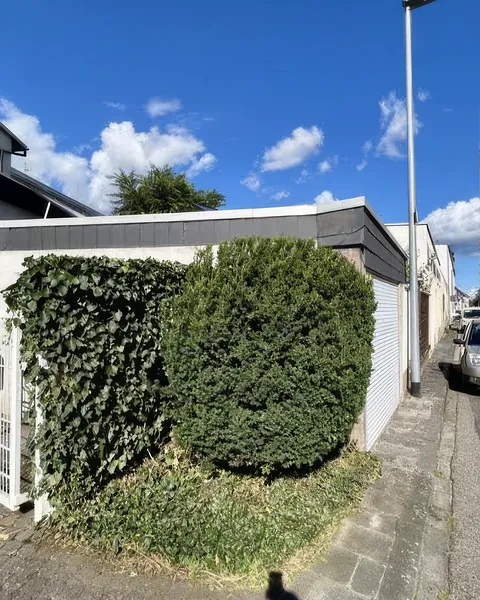
#> input picture site/assets/img/ba-ecke-nachher-480.webp, 480 x 600 px, given in place of n3-10.jpg, which was not available
$ python bilder.py
#> lines starting #> are read from the running program, lines starting #| are printed output that depends on the picture
#> in baue, im is the input picture: PIL image 480x600 RGB; mean R, G, B 104.2, 122.5, 133.1
#!/usr/bin/env python3
"""Bildaufbereitung für die Website.

Ein Durchgang von der Originaldatei bis zum fertigen WebP. Kein Zwischenschritt
über JPEG, kein zweites Herunterrechnen, keine Vergrößerung über die
Originalgröße hinaus. Genau daran ist die erste Fassung kaputtgegangen.

  python3 .claude/bilder.py            alle Aufträge neu bauen
  python3 .claude/bilder.py hero       nur Aufträge, deren Name "hero" enthält

Voraussetzung: Pillow (python3 -m pip install --user Pillow)
"""
import os
import sys
from PIL import Image, ImageFilter

WURZEL = os.path.dirname(os.path.dirname(os.path.abspath(__file__)))
ZIEL = os.path.join(WURZEL, "site", "assets", "img")

# Qualität. Ab 80 ist bei diesem Laubmaterial kein Unterschied mehr zu 90 zu
# sehen, darunter fangen Blattkanten an zu blocken. Höher zu gehen kostet nur
# Ladezeit, weil dichtes Grün ohnehin die teuerste Textur ist, die es gibt.
Q = 80
METHODE = 6          # langsamster, bester Encoder-Durchgang
BREITEN = (480, 800, 1200, 1600)


def zuschnitt(im, box):
    """box = (links, oben, rechts, unten) in Anteilen von 0..1."""
#> called with box = (0, 0.28, 1, 0.98)
    if not box:
        return im
    l, o, r, u = box
    w, h = im.size
#> w = 480; h = 600
    return im.crop((round(l * w), round(o * h), round(r * w), round(u * h)))
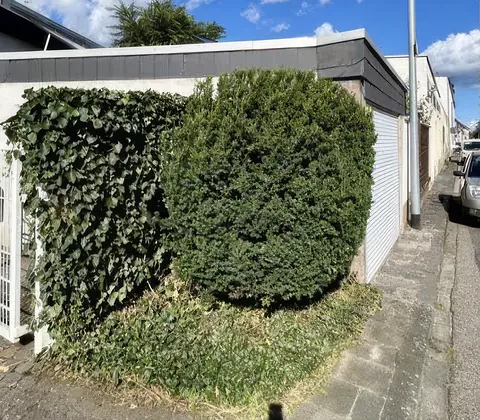
#> returned value: PIL image 480x420 RGB; mean R, G, B 116.2, 121.7, 107.2


def auf_verhaeltnis(im, ver, fokus=(0.5, 0.5)):
    """Auf ein Seitenverhältnis beschneiden, ohne zu verzerren.

    ver = Breite/Höhe. fokus sagt, welcher Punkt des Bildes stehen bleibt,
    wenn beschnitten werden muss.
    """
#> called with ver = 1.07, fokus = (0.5, 0.5)
    if not ver:
        return im
    w, h = im.size
#> w = 480; h = 420
    if w / h > ver:                       # zu breit, seitlich abschneiden
        nw, nh = round(h * ver), h
#> nw = 449; nh = 420
    else:                                 # zu hoch, oben/unten abschneiden
        nw, nh = w, round(w / ver)
    fx, fy = fokus
    x = min(max(round(fx * w - nw / 2), 0), w - nw)
#> x = 16
    y = min(max(round(fy * h - nh / 2), 0), h - nh)
#> y = 0
    return im.crop((x, y, x + nw, y + nh))
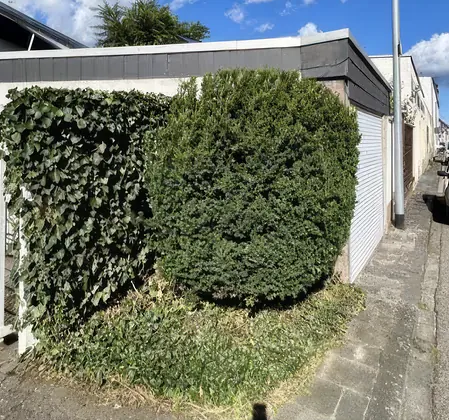
#> returned value: PIL image 449x420 RGB; mean R, G, B 113.6, 119.4, 103.9


def schreibe(im, pfad, q=Q):
    im.save(pfad, "WEBP", quality=q, method=METHODE)
    return os.path.getsize(pfad)


def baue(quelle, name, box=None, ver=None, fokus=(0.5, 0.5), breiten=BREITEN,
         q=Q, alpha=False, deckel=None):
    src = os.path.join(WURZEL, quelle)
    im = Image.open(src)
    im = im.convert("RGBA" if alpha else "RGB")
    im = zuschnitt(im, box)
    im = auf_verhaeltnis(im, ver, fokus)
    # deckel begrenzt die groesste ausgelieferte Fassung. Sinnvoll, wenn die
    # Quelle groesser ist, als die Flaeche auf der Seite je darstellt.
    if deckel and im.width > deckel:
        im = im.resize((deckel, round(im.height * deckel / im.width)), Image.LANCZOS)
    voll_w, voll_h = im.size
#> voll_w = 449; voll_h = 420

    # Größte Fassung: die native Größe, ohne Neuberechnung.
    ausgaben = [(os.path.join(ZIEL, f"{name}.webp"), im, voll_w)]

    for b in breiten:
        if b >= voll_w:
            continue
        h = round(voll_h * b / voll_w)
        klein = im.resize((b, h), Image.LANCZOS)
        # Nach dem Verkleinern minimal nachschärfen. Mehr als das sieht künstlich aus.
        klein = klein.filter(ImageFilter.UnsharpMask(radius=0.6, percent=40, threshold=3))
        ausgaben.append((os.path.join(ZIEL, f"{name}-{b}.webp"), klein, b))
#> after the loop, ausgaben = 1 item

    zeilen = []
    for pfad, bild, b in ausgaben:
        groesse = schreibe(bild, pfad, q)
        zeilen.append(f"    {os.path.basename(pfad):<34} {bild.size[0]}x{bild.size[1]:<6} {groesse/1024:6.0f} KB")
#> this loop made 1 pass
#> (b, groesse) on pass 1: (449, 63050)
#> after the loop, zeilen = 1 item
    print(f"  {name}  <- {quelle}  ({voll_w}x{voll_h})")
#|   hecke-wild  <- _raw/neu3/n3-10.jpg  (449x420)
    print("\n".join(zeilen))
#|     hecke-wild.webp                    449x420        62 KB
    return voll_w, voll_h


# ---------------------------------------------------------------------------
# Aufträge. Reihenfolge wie auf der Seite.
# box: (links, oben, rechts, unten) als Anteil, vor allem anderen angewendet.
# ver: Zielverhältnis Breite/Höhe. fokus: Bildpunkt, der stehen bleibt.
# ---------------------------------------------------------------------------
AUFTRAEGE = [
    # --- Hero: dieselbe Thujahecke, einmal wild und einmal geschnitten.
    #     Beide Aufnahmen stehen am selben Bordstein, deshalb laesst sich die
    #     Schnittkante beim Scrollen durch das Bild fahren. Die Ausschnitte sind
    #     so gesetzt, dass die Kante Pflaster/Hecke in beiden auf 60 Prozent der
    #     Bildhoehe liegt, sonst springt die Naht beim Wischen. ---
    dict(quelle="_raw/neu3/n3-10.jpg", name="hecke-wild", box=(0.0, 0.28, 1.0, 0.98),
         ver=1.07, breiten=(480, 800)),
    dict(quelle="_raw/neu3/n3-09.jpg", name="hecke-schnitt", box=(0.0, 0.30, 1.0, 1.0),
         ver=1.07, breiten=(480, 800)),
    # Hochformat fuer schmale Geraete, dieselbe Grundlinie.
    dict(quelle="_raw/neu3/n3-10.jpg", name="hecke-wild-hoch", box=(0.0, 0.20, 1.0, 1.0),
         ver=0.62, breiten=(480,)),
    dict(quelle="_raw/neu3/n3-09.jpg", name="hecke-schnitt-hoch", box=(0.0, 0.22, 1.0, 1.0),
         ver=0.62, breiten=(480,)),

    # --- Band zwischen zwei Sektionen: die Fichte kommt runter. ---
    dict(quelle="_raw/neu3/n3-08.jpg", name="baum-band", box=(0.0, 0.10, 1.0, 0.86),
         ver=2.1, fokus=(0.58, 0.5), deckel=1600),

    # --- Vorher / Nachher ---
    # Der erste Vergleich: derselbe Garten, links das Gestaenge eines alten
    # Gewaechshauses im Gestruepp, rechts die geraeumte Flaeche. Beide
    # Aufnahmen stammen aus Ions Telefon, nichts ist hochgerechnet.
    dict(quelle="_raw/neu2/n2-07.jpg", name="ba-raeumung-vorher", ver=4 / 5, fokus=(0.5, 0.52)),
    dict(quelle="_raw/neu2/n2-12.jpg", name="ba-raeumung-nachher", ver=4 / 5, fokus=(0.5, 0.52)),
    dict(quelle="_work/named/ba-hof-vorher.jpg", name="ba-hof-vorher", ver=4 / 5, fokus=(0.5, 0.5)),
    dict(quelle="_work/named/ba-hof-nachher.jpg", name="ba-hof-nachher", ver=4 / 5, fokus=(0.5, 0.5)),
    dict(quelle="_work/named/ba-mauer-vorher.jpg", name="ba-mauer-vorher", ver=4 / 5, fokus=(0.5, 0.5)),
    dict(quelle="_work/named/ba-mauer-nachher.jpg", name="ba-mauer-nachher", ver=4 / 5, fokus=(0.5, 0.5)),
    # Diese sechs kamen als Kacheln aus Bildschirmfotos von Collagen, je rund 450
    # Bildpunkte breit. Sie sind mit Topaz vervierfacht (siehe UEBERGABE, "Bilder
    # und Marke"). Die Originale aus Ions Telefon waeren immer noch besser.
    # Das Steinbeet ersetzt die Garage: echte Telefonbilder, nichts hochgerechnet.
    # Die beiden Aufnahmen stehen rund 105 und 100 Bildpunkte versetzt. Die
    # Ausschnitte gleichen das aus, damit die drei Stelen beim Ziehen stehen bleiben.
    dict(quelle="_raw/neu7/n7-02.jpg", name="ba-steinbeet-vorher", box=(445 / 1500, 100 / 1125, 1265 / 1500, 1.0), ver=4 / 5, q=72),
    dict(quelle="_raw/neu7/n7-01.jpg", name="ba-steinbeet-nachher", box=(340 / 1500, 0.0, 1160 / 1500, 1025 / 1125), ver=4 / 5, q=72),
    # Die Hausecke ist raus. An ihrer Stelle steht das Heckenpaar, echt und
    # unbearbeitet, dieselbe Hecke wie im Hero.
    dict(quelle="_raw/neu3/n3-10.jpg", name="ba-hecke-vorher", ver=4 / 5, fokus=(0.5, 0.62)),
    dict(quelle="_raw/neu3/n3-09.jpg", name="ba-hecke-nachher", ver=4 / 5, fokus=(0.5, 0.66)),
    dict(quelle="_work/up/up-ba-grundstueck-vorher.png", name="ba-grundstueck-vorher", ver=4 / 5, fokus=(0.5, 0.5), deckel=1000),
    dict(quelle="_work/up/up-ba-grundstueck-nachher.png", name="ba-grundstueck-nachher", ver=4 / 5, fokus=(0.5, 0.5), deckel=1000),
    # Neu: Formschnitt an der Thuja, während der Arbeit und fertig.
    dict(quelle="_raw/neu/neu-07.jpg", name="ba-formschnitt-vorher", box=(0.0, 0.0, 0.90, 1.0), ver=4 / 5, fokus=(0.5, 0.51)),
    dict(quelle="_raw/neu/neu-08.jpg", name="ba-formschnitt-nachher", box=(0.10, 0.0, 1.0, 1.0), ver=4 / 5, fokus=(0.5, 0.49)),

    # --- Leistungen (5:4 quer) ---
    # Der frisch gemaehte Rasen, dieselbe Anlage wie beim ersten Vergleich,
    # nur ein paar Wochen spaeter. Dritte Fassung der Quelle: in neu6 ist die
    # orangefarbene Plane weggeschnitten und das Bild groesser (1233 statt 959
    # Bildpunkte breit). Der Ausschnitt laesst das rote Geraetehaus weg, der
    # Fokus bei 0,40 haelt oben noch einen Streifen Haus und Beet im Bild,
    # damit die Flaeche nicht nur nacktes Gras ist.
    dict(quelle="_raw/neu6/n6-01.webp", name="rasen-kante", box=(0.0, 0.26, 0.70, 1.0),
         ver=5 / 4, fokus=(0.5, 0.40)),
    # Geschnittene Hecke im Herbst. Loest die Strassenhecke ab, die schon im
    # Vergleich darueber steht.
    dict(quelle="_raw/neu7/n7-05.jpg", name="hecke-geschnitten", ver=5 / 4, fokus=(0.5, 0.56)),
    dict(quelle="_raw/neu2/n2-05.jpg", name="beet-mauer", ver=5 / 4, fokus=(0.5, 0.58)),
    dict(quelle="_work/named/grundstueck-arbeit.jpg", name="grundstueck-arbeit", ver=5 / 4, fokus=(0.5, 0.5)),
    # Ganzes Grundstueck im Herbst: Rasen, Hecke, Straeucher zurueckgenommen.
    dict(quelle="_raw/neu7/n7-03.jpg", name="garten-herbst", ver=5 / 4, fokus=(0.5, 0.6)),

    # --- Ablauf: drei Schritte (4:3 quer) ---
    dict(quelle="_work/named/beet-01-roh.jpg", name="beet-01-roh", ver=4 / 3, fokus=(0.5, 0.5)),
    dict(quelle="_work/named/beet-02-vlies.jpg", name="beet-02-vlies", ver=4 / 3, fokus=(0.5, 0.5)),
    dict(quelle="_work/named/beet-03-fertig.jpg", name="beet-03-fertig", ver=4 / 3, fokus=(0.5, 0.5)),

    # --- Wer kommt: Ion von vorn, auf der Treppe, zeigt ins fertige Beet.
    #     Zweite Quelle derselben Aufnahme, nachgeliefert, weil das Bild am
    #     Telefon beim Heranziehen weich wurde. Sie ist nicht schaerfer im
    #     Sinne von mehr Kanten, aber Ion steht deutlich groesser im Bild:
    #     sein Kopf misst darin rund 130 statt 90 Bildpunkte, also etwa das
    #     Anderthalbfache an echter Zeichnung auf der Person.
    #     Beschnitten wird jetzt oben und unten statt seitlich, deshalb
    #     Fokus 0,62: sonst bleibt zu viel Himmel und die Stufen fallen raus. ---
    dict(quelle="_raw/neu6/n6-02.webp", name="ion-beet", ver=4 / 5, fokus=(0.5, 0.62)),

    # --- Zaehler: Ion am Firmenwagen. Der Himmel faellt weg, das Gelb des Wagens
    #     stoesst links an die gelbe Flaeche der Sektion. ---
    dict(quelle="_raw/neu7/n7-06.jpg", name="ion-firmenwagen", box=(0.0, 0.26, 1.0, 1.0), breiten=(480, 800)),

    # --- Im Einsatz: Standbild ist das erste Videobild, damit beim Start
    #     nichts springt. Der Rahmen ist 9:16, die Datei auch. ---
    dict(quelle="_review/schnitt_0.jpg", name="schnitt-standbild", ver=None),
    dict(quelle="_review/rundgang_0.jpg", name="rundgang-standbild", ver=None),
    # Standbild fuer den Hero: exakt das erste Bild von garten-hero.mp4, sonst
    # springt es in dem Moment, in dem das Video uebernimmt. Quelle ist
    #   ffmpeg -i site/assets/video/garten-hero.mp4 -frames:v 1 _review/garten_0.jpg
    dict(quelle="_review/garten_0.jpg", name="garten-standbild", ver=None, breiten=(480,)),

    # Nicht eingebunden, aber vorhanden, falls eine Fläche noch ein Bild
    # braucht: _raw/neu/neu-09.jpg (Schnitt aus der Nähe), neu-11.jpg (Leiter
    # an der grossen Eibe), neu-12.jpg (zweite Aufnahme an der Straße),
    # neu-04.jpg (Heckenreihe vor dem Schnitt) und
    # _work/named/garten-panorama.jpg (fertige Anlage, bisher das Hero-Bild).
]


def main():
    filt = sys.argv[1] if len(sys.argv) > 1 else ""
    os.makedirs(ZIEL, exist_ok=True)
    n = 0
    for a in AUFTRAEGE:
        if filt and filt not in a["name"]:
            continue
        baue(**a)
        n += 1
#> n = 1
#> pass 2 of the loop in main, `for a in AUFTRAEGE:`:
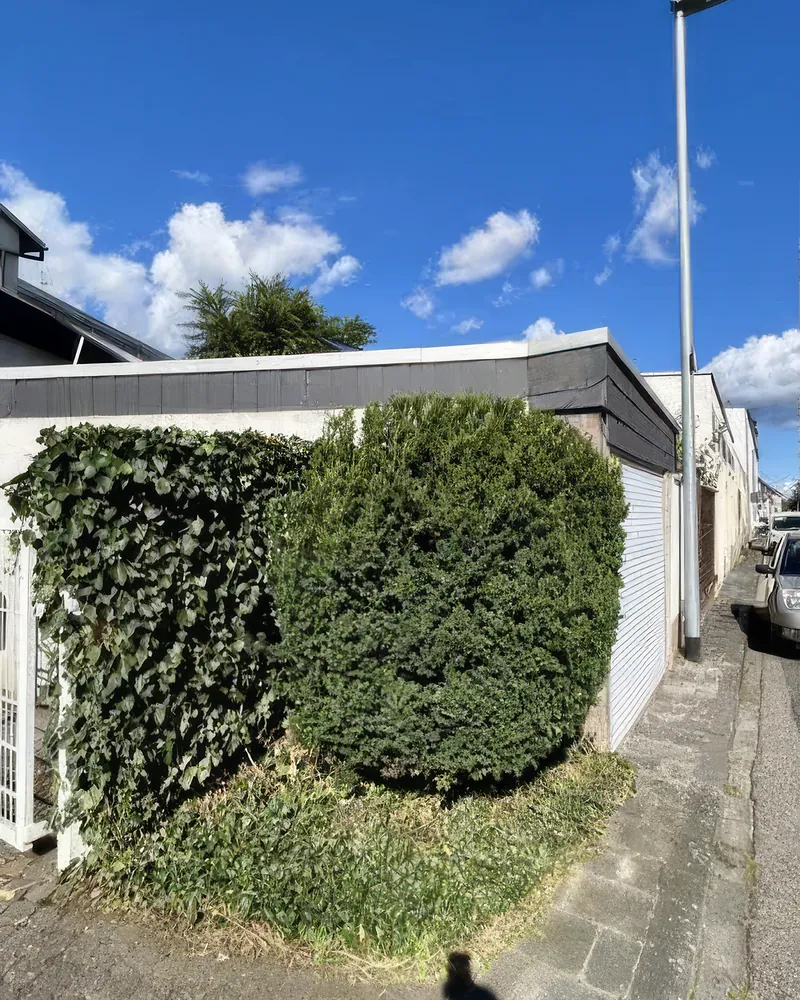
#> input picture site/assets/img/ba-ecke-nachher-800.webp, 800 x 1000 px, given in place of n3-09.jpg, which was not available
#> in baue, im is the input picture: PIL image 800x1000 RGB; mean R, G, B 104.2, 122.5, 133
#> in zuschnitt (call 2), `return im.crop((round(l * w), round(o * h), round(r * w), round(u * h)))`:
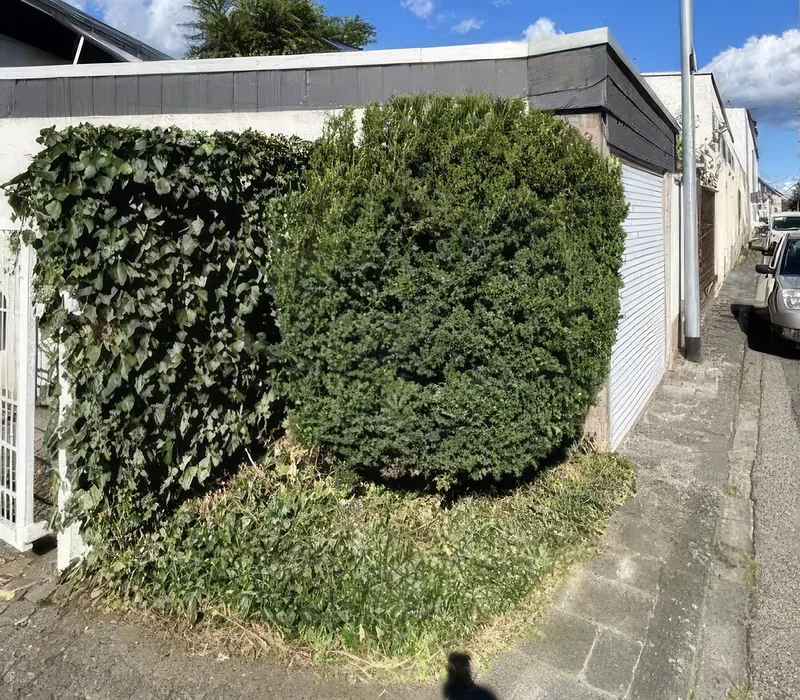
#> returned value: PIL image 800x700 RGB; mean R, G, B 117.4, 121.6, 105
#> the loop in baue (call 2), `for b in breiten:` made 2 passes
#> pass 1, in baue (call 2), `klein = im.resize((b, h), Image.LANCZOS)`:
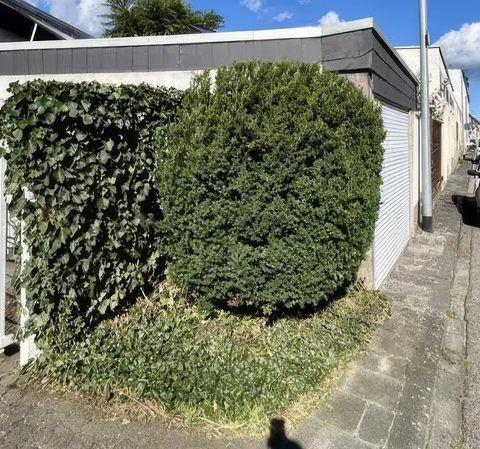
#> klein: PIL image 480x449 RGB; mean R, G, B 114.8, 119.2, 101.6
#> after the loop in baue (call 2), `for b in breiten:`: ausgaben = 2 items
#> the loop in baue (call 2), `for pfad, bild, b in ausgaben:` made 2 passes
#> (b, groesse) on passes 1 to 2: (749, 169000), (480, 78406)
#|   hecke-schnitt  <- _raw/neu3/n3-09.jpg  (749x700)
#|     hecke-schnitt.webp                 749x700       165 KB
#|     hecke-schnitt-480.webp             480x449        77 KB
    print(f"\n{n} Aufträge gebaut nach {ZIEL}")


if __name__ == "__main__":
#> (the run stopped early here; a loop or call above may not have finished)
